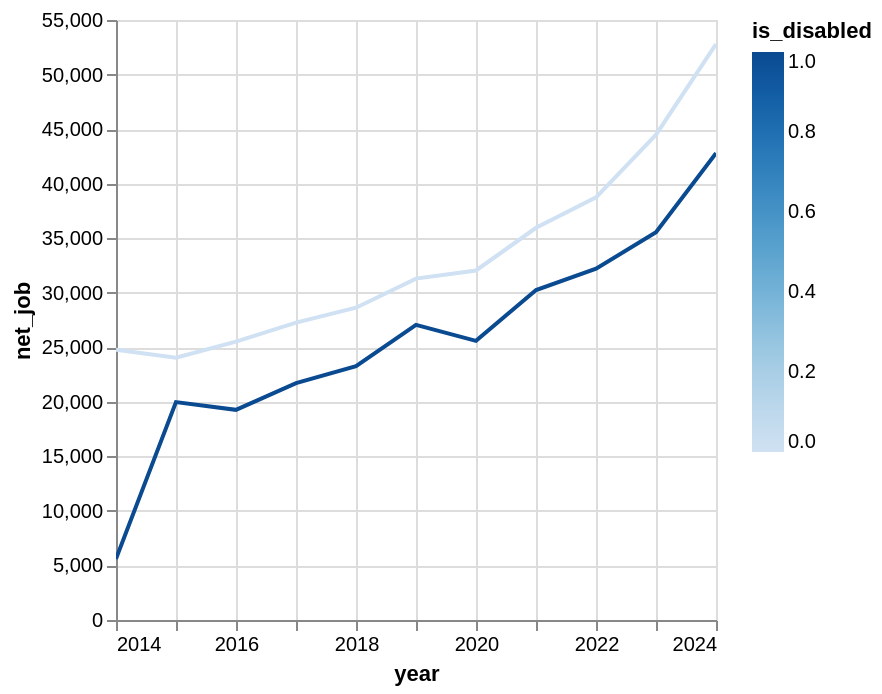

Notebook code cell kept with this figure:
### Code cell
alt.data_transformers.enable("vegafusion")
series_pl.plot.line(x='year', y='net_job', color='is_disabled')

### Figure 1 — Vega specification as saved in the notebook (floating-point values rounded to 4 significant figures)
{"$schema": "https://vega.github.io/schema/vega/v6.json", "data": [{"name": "param_1e9efca18e7a2868_store"}, {"name": "source_0", "values": [{"year": "2018-01-01T00:00:00.000", "is_disabled": 1, "net_job": 23260.0}, {"year": "2015-01-01T00:00:00.000", "is_disabled": 0, "net_job": 24040.0}, {"year": "2015-01-01T00:00:00.000", "is_disabled": 1, "net_job": 19970.0}, {"year": "2023-01-01T00:00:00.000", "is_disabled": 1, "net_job": 35550.0}, {"year": "2014-01-01T00:00:00.000", "is_disabled": 0, "net_job": 24770.0}, {"year": "2020-01-01T00:00:00.000", "is_disabled": 0, "net_job": 32040.0}, {"year": "2023-01-01T00:00:00.000", "is_disabled": 0, "net_job": 44490.0}, {"year": "2014-01-01T00:00:00.000", "is_disabled": 1, "net_job": 5600.0}, {"year": "2020-01-01T00:00:00.000", "is_disabled": 1, "net_job": 25590.0}, {"year": "2016-01-01T00:00:00.000", "is_disabled": 0, "net_job": 25520.0}, {"year": "2024-01-01T00:00:00.000", "is_disabled": 0, "net_job": 52790.0}, {"year": "2024-01-01T00:00:00.000", "is_disabled": 1, "net_job": 42800.0}, {"year": "2019-01-01T00:00:00.000", "is_disabled": 1, "net_job": 27060.0}, {"year": "2018-01-01T00:00:00.000", "is_disabled": 0, "net_job": 28630.0}, {"year": "2022-01-01T00:00:00.000", "is_disabled": 0, "net_job": 38750.0}, {"year": "2016-01-01T00:00:00.000", "is_disabled": 1, "net_job": 19270.0}, {"year": "2019-01-01T00:00:00.000", "is_disabled": 0, "net_job": 31290.0}, {"year": "2022-01-01T00:00:00.000", "is_disabled": 1, "net_job": 32210.0}, {"year": "2017-01-01T00:00:00.000", "is_disabled": 0, "net_job": 27270.0}, {"year": "2021-01-01T00:00:00.000", "is_disabled": 0, "net_job": 35950.0}, {"year": "2017-01-01T00:00:00.000", "is_disabled": 1, "net_job": 21720.0}, {"year": "2021-01-01T00:00:00.000", "is_disabled": 1, "net_job": 30250.0}], "transform": [{"type": "formula", "expr": "toDate(datum['year'])", "as": "year"}]}, {"name": "source_0_y_domain_net_job", "values": [{"min": 5600.0, "max": 52790.0}]}, {"name": "source_0_color_domain_is_disabled", "values": [{"min": 0, "max": 1}]}], "signals": [{"name": "unit", "value": {}, "on": [{"events": "pointermove", "update": "isTuple(group()) ? group() : unit"}]}, {"name": "param_1e9efca18e7a2868", "update": "vlSelectionResolve(\"param_1e9efca18e7a2868_store\", \"union\")"}, {"name": "param_1e9efca18e7a2868_year", "on": [{"events": [{"source": "view", "type": "dblclick"}], "update": "null"}, {"events": {"signal": "param_1e9efca18e7a2868_translate_delta"}, "update": "panLinear(param_1e9efca18e7a2868_translate_anchor.extent_x, -param_1e9efca18e7a2868_translate_delta.x / width)"}, {"events": {"signal": "param_1e9efca18e7a2868_zoom_delta"}, "update": "zoomLinear(domain(\"x\"), param_1e9efca18e7a2868_zoom_anchor.x, param_1e9efca18e7a2868_zoom_delta)"}]}, {"name": "param_1e9efca18e7a2868_net_job", "on": [{"events": [{"source": "view", "type": "dblclick"}], "update": "null"}, {"events": {"signal": "param_1e9efca18e7a2868_translate_delta"}, "update": "panLinear(param_1e9efca18e7a2868_translate_anchor.extent_y, param_1e9efca18e7a2868_translate_delta.y / height)"}, {"events": {"signal": "param_1e9efca18e7a2868_zoom_delta"}, "update": "zoomLinear(domain(\"y\"), param_1e9efca18e7a2868_zoom_anchor.y, param_1e9efca18e7a2868_zoom_delta)"}]}, {"name": "param_1e9efca18e7a2868_tuple", "on": [{"events": [{"signal": "param_1e9efca18e7a2868_year || param_1e9efca18e7a2868_net_job"}], "update": "param_1e9efca18e7a2868_year && param_1e9efca18e7a2868_net_job ? {unit: \"\", fields: param_1e9efca18e7a2868_tuple_fields, values: [param_1e9efca18e7a2868_year,param_1e9efca18e7a2868_net_job]} : null"}]}, {"name": "param_1e9efca18e7a2868_tuple_fields", "value": [{"field": "year", "channel": "x", "type": "R"}, {"field": "net_job", "channel": "y", "type": "R"}]}, {"name": "param_1e9efca18e7a2868_translate_anchor", "value": {}, "on": [{"events": [{"source": "scope", "type": "pointerdown"}], "update": "{x: x(unit), y: y(unit), extent_x: domain(\"x\"), extent_y: domain(\"y\")}"}]}, {"name": "param_1e9efca18e7a2868_translate_delta", "value": {}, "on": [{"events": [{"source": "window", "between": [{"source": "scope", "type": "pointerdown"}, {"source": "window", "type": "pointerup"}], "type": "pointermove", "consume": true}], "update": "{x: param_1e9efca18e7a2868_translate_anchor.x - x(unit), y: param_1e9efca18e7a2868_translate_anchor.y - y(unit)}"}]}, {"name": "param_1e9efca18e7a2868_zoom_anchor", "on": [{"events": [{"source": "scope", "type": "wheel", "consume": true}], "update": "{x: invert(\"x\", x(unit)), y: invert(\"y\", y(unit))}"}]}, {"name": "param_1e9efca18e7a2868_zoom_delta", "on": [{"events": [{"source": "scope", "consume": true, "type": "wheel"}], "update": "pow(1.001, event.deltaY * pow(16, event.deltaMode))", "force": true}]}, {"name": "param_1e9efca18e7a2868_modify", "on": [{"events": {"signal": "param_1e9efca18e7a2868_tuple"}, "update": "modify(\"param_1e9efca18e7a2868_store\", param_1e9efca18e7a2868_tuple, true)"}]}], "marks": [{"type": "group", "name": "pathgroup", "from": {"facet": {"data": "source_0", "name": "faceted_path_main", "groupby": ["is_disabled"]}}, "encode": {"update": {"height": {"field": {"signal": null, "datum": null, "group": "height", "parent": null}}, "width": {"field": {"signal": null, "datum": null, "group": "width", "parent": null}}}}, "marks": [{"type": "line", "name": "marks", "from": {"data": "faceted_path_main"}, "sort": {"field": "x"}, "encode": {"update": {"y": {"field": "net_job", "scale": "y"}, "defined": {"signal": "isValid(datum[\"year\"]) && isFinite(+datum[\"year\"]) && isValid(datum[\"net_job\"]) && isFinite(+datum[\"net_job\"]) && isValid(datum[\"is_disabled\"]) && isFinite(+datum[\"is_disabled\"])"}, "x": {"field": "year", "scale": "x"}, "stroke": {"field": "is_disabled", "scale": "color"}, "tooltip": {"signal": "{\"year\": timeFormat(datum[\"year\"], \"%b %d, %Y\"), \"net_job\": format(datum[\"net_job\"], \"\"), \"is_disabled\": format(datum[\"is_disabled\"], \"\")}"}}}, "style": ["line"], "interactive": true, "clip": true}]}], "scales": [{"name": "x", "type": "time", "domain": {"data": "source_0", "field": "year"}, "range": [0, {"signal": "width"}], "domainRaw": {"signal": "param_1e9efca18e7a2868[\"year\"]"}}, {"name": "y", "type": "linear", "domain": [{"signal": "(data(\"source_0_y_domain_net_job\")[0] || {}).min"}, {"signal": "(data(\"source_0_y_domain_net_job\")[0] || {}).max"}], "range": [{"signal": "height"}, 0], "zero": true, "domainRaw": {"signal": "param_1e9efca18e7a2868[\"net_job\"]"}, "nice": true}, {"name": "color", "type": "linear", "domain": [{"signal": "(data(\"source_0_color_domain_is_disabled\")[0] || {}).min"}, {"signal": "(data(\"source_0_color_domain_is_disabled\")[0] || {}).max"}], "range": "ramp", "zero": false, "interpolate": "hcl"}], "axes": [{"scale": "x", "grid": true, "domain": false, "maxExtent": 0, "minExtent": 0, "ticks": false, "zindex": 0, "labels": false, "orient": "bottom", "aria": false, "gridScale": "y", "tickCount": {"signal": "ceil(width/40)"}}, {"scale": "y", "tickCount": {"signal": "ceil(height/40)"}, "aria": false, "minExtent": 0, "maxExtent": 0, "labels": false, "orient": "left", "gridScale": "x", "grid": true, "domain": false, "zindex": 0, "ticks": false}, {"scale": "x", "tickCount": {"signal": "ceil(width/40)"}, "zindex": 0, "labelFlush": true, "grid": false, "labelOverlap": true, "orient": "bottom", "title": "year"}, {"scale": "y", "zindex": 0, "orient": "left", "grid": false, "labelOverlap": true, "tickCount": {"signal": "ceil(height/40)"}, "title": "net_job"}], "padding": 5, "style": "cell", "height": 300, "legends": [{"stroke": "color", "gradientLength": {"signal": "clamp(height, 64, 200)"}, "title": "is_disabled"}], "background": "white", "width": 300}
